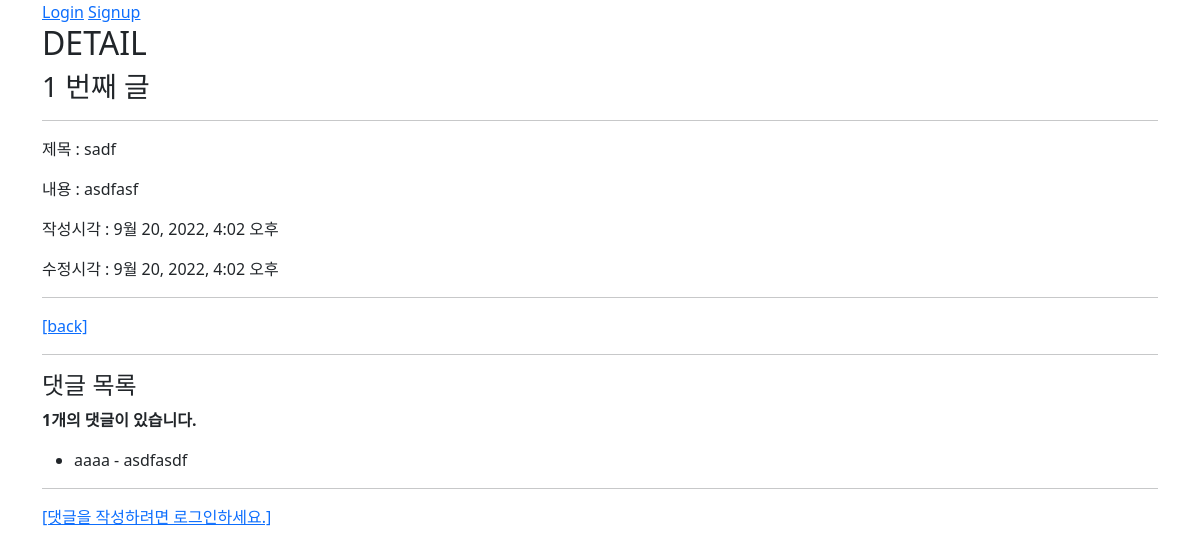
/articles/1/, run on an earlier commit of the app's database.
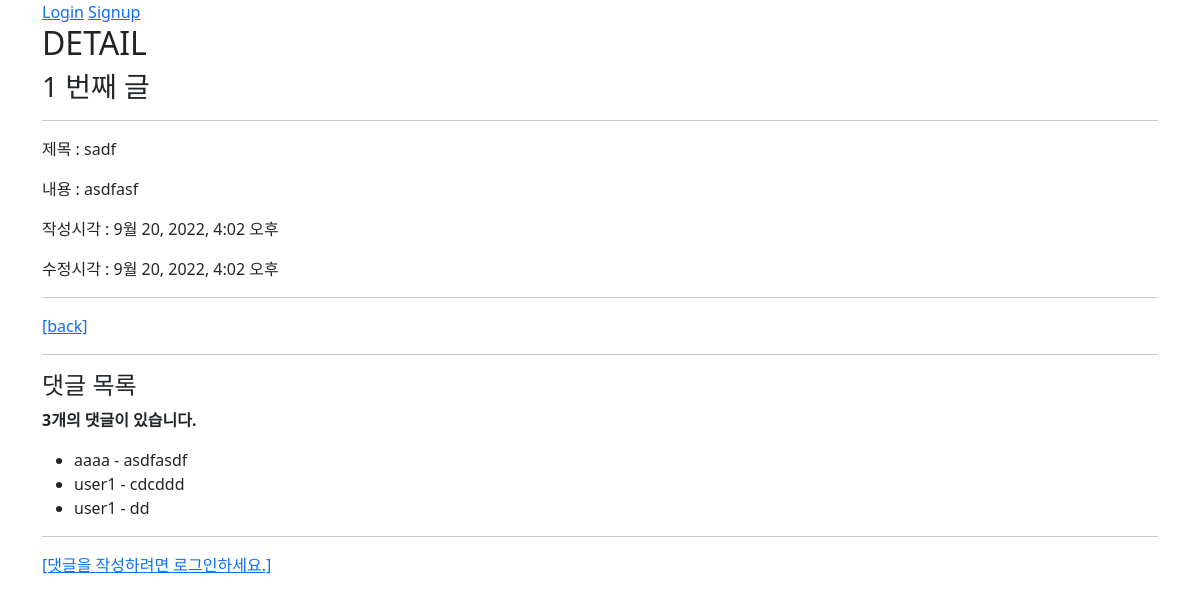
And on a later commit of the database.
### articles/models.py (models this page shows, shortened)
class Comment(models.Model):
    article = models.ForeignKey(Article, on_delete=models.CASCADE)
    user = models.ForeignKey(settings.AUTH_USER_MODEL, on_delete=models.CASCADE)
    content = models.CharField(max_length=200)
    created_at = models.DateTimeField(auto_now_add=True)
    updated_at = models.DateTimeField(auto_now=True)

### accounts/models.py (models this page shows)
class User(AbstractUser):
    followings = models.ManyToManyField('self', symmetrical=False, related_name='followers')

### articles/views.py (the view)
# urls.py: path('<int:pk>/', views.detail, name='detail'),
@require_safe
def detail(request, pk):
    article = get_object_or_404(Article, pk=pk)
    comment_form = CommentForm()
    comments = article.comment_set.all()
    context = {
        'article': article,
        'comment_form': comment_form,
        'comments': comments,
    }
    return render(request, 'articles/detail.html', context)

### articles/templates/articles/detail.html (shortened to what this page needs)
{% extends 'base.html' %}
{% block content %}
  <h2>DETAIL</h2>
  <h3>{{ article.pk }} 번째 글</h3>
  <hr>
  <p>제목 : {{ article.title }}</p>
  <p>내용 : {{ article.content }}</p>
  <p>작성시각 : {{ article.created_at }}</p>
  <p>수정시각 : {{ article.updated_at }}</p>
  <hr>
  <a href="{% url 'articles:index' %}">[back]</a>
  <hr>
  <h4>댓글 목록</h4>
  {% if comments %}
    <p id="comment-count"><b>{{ comments|length }}개의 댓글이 있습니다.</b></p>
  {% endif %}
  <ul id="comment-list">
    {% for comment in comments %}
      <li id="comment-{{ comment.pk }}" data-comment-pk="{{ comment.pk }}">
        {{ comment.user }} - <span> {{ comment.content }} </span>
      </li>
    {% endfor %}
  </ul>
  <hr>
  {% if request.user.is_authenticated %}
    <form id="comment-form">
      {% csrf_token %}
      {{ comment_form }}
      <input type="submit">
    </form>
  {% else %}
    <a href="{% url 'accounts:login' %}">[댓글을 작성하려면 로그인하세요.]</a>
  {% endif %}
{% endblock content %}

What changed in the data, as far as the page shows it:
added Comment: user "user1", content "cdcddd"
added Comment: user "user1", content "dd"
Also different on the page:
{{ comments|length }}: "1" → "3"
